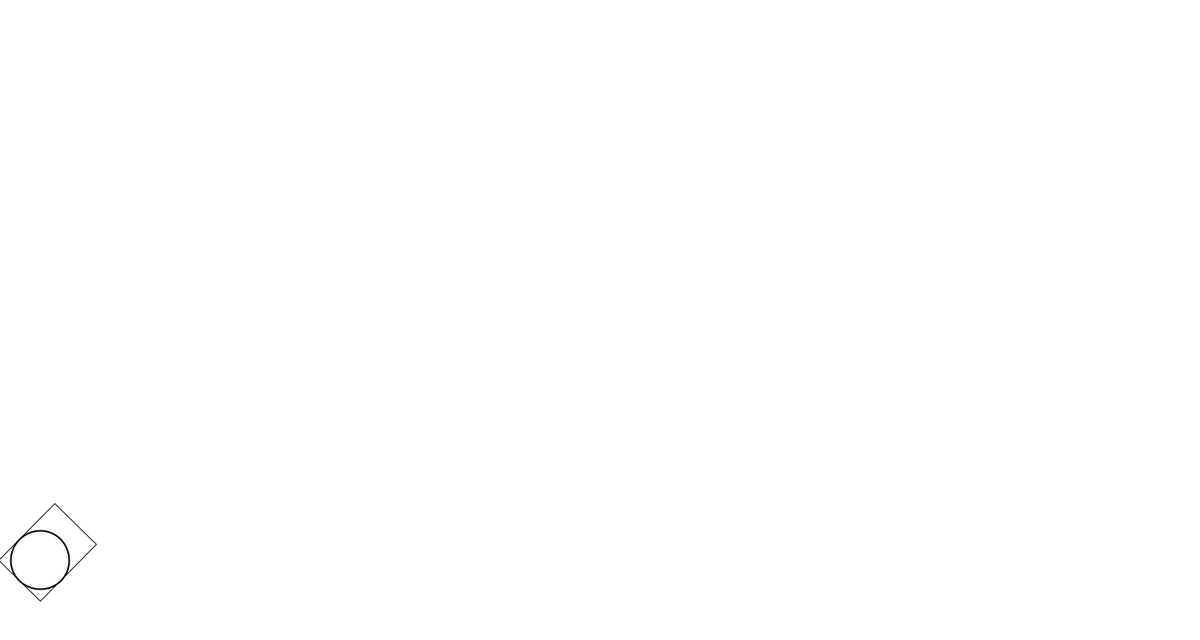
Frame 1 (no input)
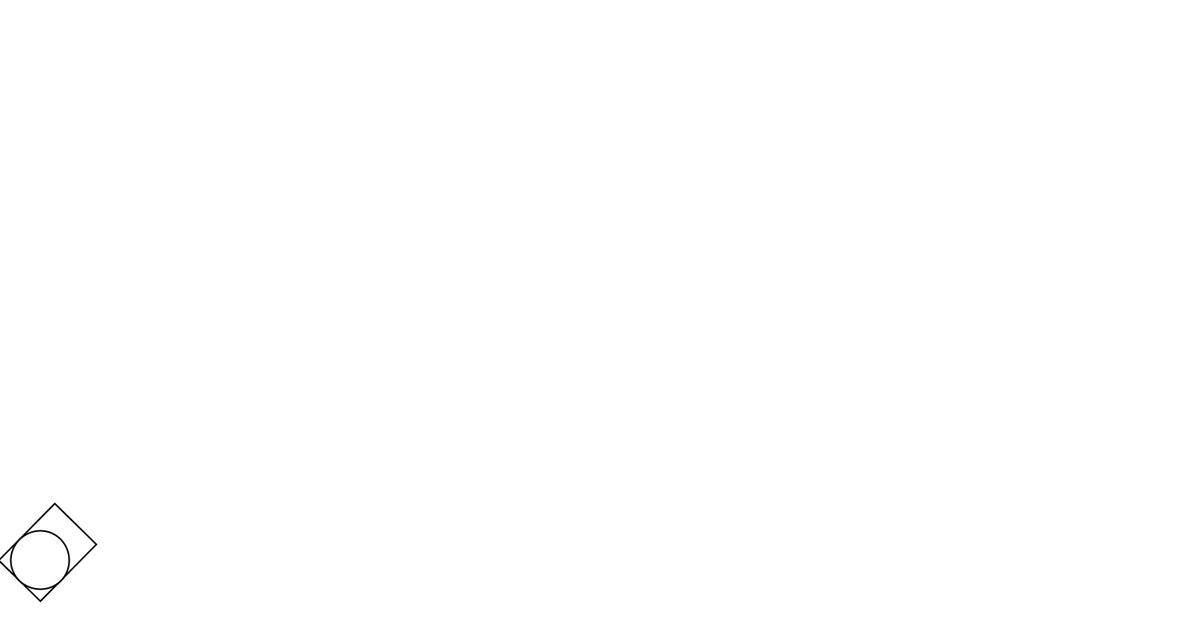
Frame 60 (the mouse pressed at the canvas centre just before this capture)
Frame 120 (the mouse held since frame 60 and released just before this capture): identical to frame 60, image omitted

The Processing sketch that drew these frames (run headless with seeded random() and noise(); from frame 60 on, the mouse is pressed at the canvas centre):

// Processing sketch: pop_up_ball2
// ── pop_up_ball2.pde
pop_up_ball ball;
float x,y,mass;
float angle=-PI/4;
PVector gratity=new  PVector(0,0.2);
PVector Bounce;
boolean getup=false;
PVector location=new PVector(50,700);
void setup()
{
  mass=map(random(1),0,1,2,6);
 size(1500,800);
 ball=new pop_up_ball(location.x,location.y,mass*16,mass);
}
void draw()
{
  background(255);
  pushMatrix();
  translate(location.x,location.y);
  rotate(angle);
  rect(0-(mass*16)/2,0-(mass*16)/2,100,mass*16);
  popMatrix();
  if(getup==true)
  {
    ball.applyforce(gratity);
    ball.update();
  }
  ball.check();
  ball.show();
}


void keyPressed()
{
  if(key==CODED&& keyCode ==RIGHT)
  angle+=0.1;
  if(key==CODED&&keyCode==LEFT)
  angle-=0.1;
  
}

void keyReleased()
{
  if(key==' ')
  {
   PVector force = PVector.fromAngle(angle);
   force.mult(10);
   ball.applyforce(force);
   getup=true;
  }
}

void mousePressed()
{
  ball=new pop_up_ball(location.x,location.y,mass*16,mass);
  getup=false;
}
// ── pop_up_ball.pde
class pop_up_ball
{
  PVector location;
  PVector jspeed;
  PVector speed;
  float r,mass;
   pop_up_ball(float x_,float y_,float r_,float m)
  {
    location=new PVector(x_,y_);
    jspeed=new PVector();
    speed=new PVector();
    r=r_;
    mass=m;
  }
  
  void applyforce(PVector F)
  {
    jspeed.add(F);
    jspeed.div(mass);
    jspeed.mult(6);
    
  }
  
  void update()
  {
    speed.add(jspeed);
    speed.limit(20);
    location.add(speed);
    jspeed.mult(0);
  }
  
  void show()
  {
    stroke(0);
    strokeWeight(2);
    ellipse(location.x,location.y,mass*16,mass*16);
  }
  
  void check()
  {
    if(location.x<(mass*16)/2)
    {
      location.x=(mass*16)/2;
      speed.x*=-1;
    }
    if(location.x>1499-(mass*16)/2)
    {
      location.x=1499-(mass*16)/2;
      speed.x*=-1;
    }
    if(location.y<(mass*16)/2)
    {
      location.y=(mass*16)/2;
      speed.y*=-1;
    }
    if(location.y>799-(mass*16)/2)
    {
      location.y=799-(mass*16)/2;
      speed.y*=-1;
    }
  }
}
